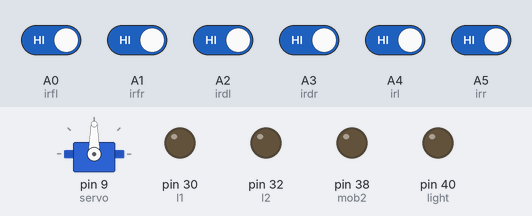
Simulated run of this sketch. Board: Arduino Mega 2560, built with avr-gcc and run on an emulated ATmega2560. Parts: servo, output pins drawn as LEDs (lit = HIGH). Inputs (shaded band) come from the test bench; at power-on: A0 (irfl), A1 (irfr), A2 (irdl), A3 (irdr), A4 (irl), A5 (irr) HIGH. Pins used as bus, display or sensor lines are not drawn.

Above: at 0.1 s.
At 2.1 s:
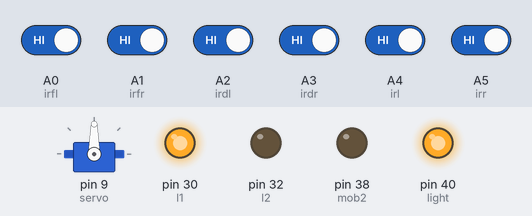
At 3.2 s:
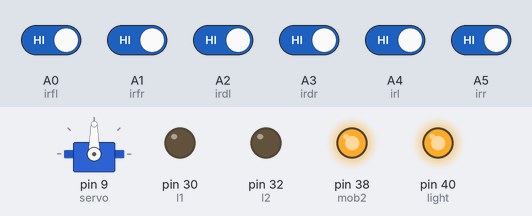
At 4.2 s:
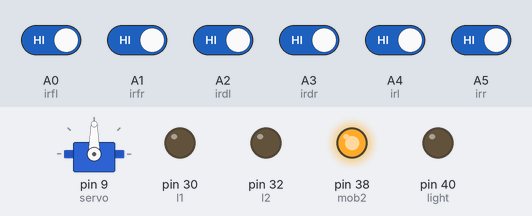
At 5.2 s:
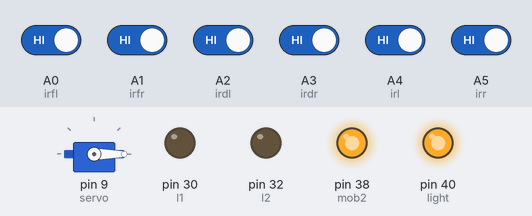
At 6.2 s:
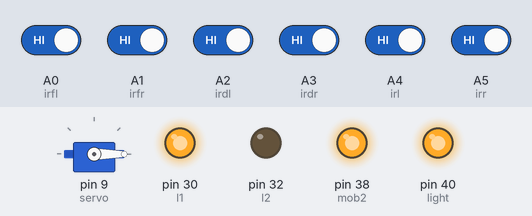
Timing chart, 0 to 7.7 s (numbered marks = the images above):
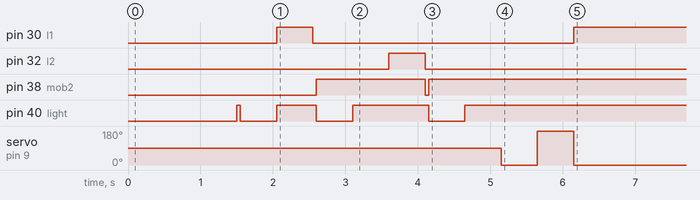

Measured:
- by itself, pin 30 (l1): HIGH → LOW at 2.6 s, → HIGH 3.6 s later

The sketch:

analog.ino
```cpp
#include <Servo.h>
Servo servo;
const int l1= 30;  // Motor 1 enable pin
const int l2= 32;  // Motor 1 input pin 1
const int r1= 34;  // Motor 1 input pin 2
const int r2= 36;
const int brush1= 32;
const int brush2= 34;
const int mob1= 36;  // Motor 2 input pin 3
const int mob2= 38;
const int irfl= A0;  // Sensor 1 analog pin
const int irfr= A1;  // Sensor 2 analog pin
const int irdl= A2;  // Sensor 3 analog pin
const int irdr= A3;  // Sensor 4 analog pin
const int irl= A4;  // Sensor 5 analog pin
const int irr=A5;
int count=0;
const int buzzer=38;
const int light=40;
#define ir 8
void buzzon();
void buzzoff();
void lighton();
void front();
void back();
void left();
void right();
void Stop();
void Start();
void turn();
void setup()
{
  servo.attach(9);
  pinMode(l1,OUTPUT);
  pinMode(l2,OUTPUT);
  pinMode(r1,OUTPUT);
  pinMode(r2,OUTPUT);
  pinMode(mob1,OUTPUT);
  pinMode(mob2,OUTPUT);
  pinMode(brush1,OUTPUT);
  pinMode(brush2,OUTPUT);
  pinMode(irfl,INPUT);
  pinMode(irfr,INPUT);
  pinMode(irdl,INPUT);
  pinMode(irdr,INPUT);
  pinMode(irl,INPUT);
  pinMode(irr,INPUT);
  pinMode(ir,INPUT);
  pinMode(buzzer,OUTPUT);
  pinMode(light,OUTPUT);
  delay(1000);
  Start();
  // put your setup code here, to run once:
}

void loop()
{
 int i,ir1,ir2,ir3,ir4,ir5,ir6,Ir;
  ir1=digitalRead(irfl);
  ir2=digitalRead(irfr);
  ir3=digitalRead(irdl);
  ir4=digitalRead(irdr);
  ir5=digitalRead(irl);
  ir6=digitalRead(irr);


  front();

}
void Stop()
{
   buzzon();
   digitalWrite(l1,LOW);
   digitalWrite(l2,LOW);
   digitalWrite(r1,LOW);
   digitalWrite(r2,LOW);
   digitalWrite(brush1,LOW);
   digitalWrite(brush2,LOW);
   digitalWrite(mob1,LOW);
   digitalWrite(mob2,LOW);
   delay(50);
   buzzoff();
   lighton();
}
void buzzon()
{
   digitalWrite(buzzer,LOW);

}
void buzzoff()
{
   digitalWrite(buzzer,HIGH);
}
void front()
{
   digitalWrite(l1,HIGH);
   digitalWrite(l2,LOW);
   digitalWrite(r1,HIGH);
   digitalWrite(r2,LOW);
}
void left()
{
   digitalWrite(l1,LOW);
   digitalWrite(l2,HIGH);
   digitalWrite(r1,HIGH);
   digitalWrite(r2,LOW);
}
void right()
{
   digitalWrite(l1,HIGH);
   digitalWrite(l2,LOW);
   digitalWrite(r1,LOW);
   digitalWrite(r2,HIGH);
}
void back()
{
   digitalWrite(l1,LOW);
   digitalWrite(l2,HIGH);
   digitalWrite(r1,LOW);
   digitalWrite(r2,HIGH);
}
void lighton()
{
  digitalWrite(light,LOW);
  delay(500);
  digitalWrite(light,HIGH);
}
void Start()
{
  lighton();
  delay(50);
  lighton();
  front();
  delay(500);
  Stop();
  delay(500);
  back();
  delay(500);
  Stop();
  servo.write(90);
  delay(500);
  servo.write(0);
  delay(500);
  servo.write(180);
  delay(500);
  servo.write(0);
}
void turn(){
  if(count==0)
  {
    right();
    count++;
  }
  else
  {
    left();
    count--;
  }
}
```
